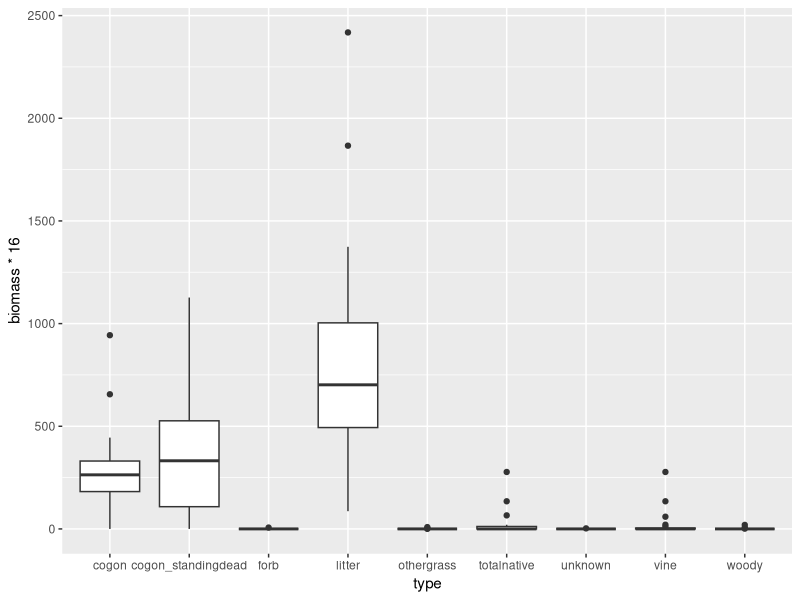
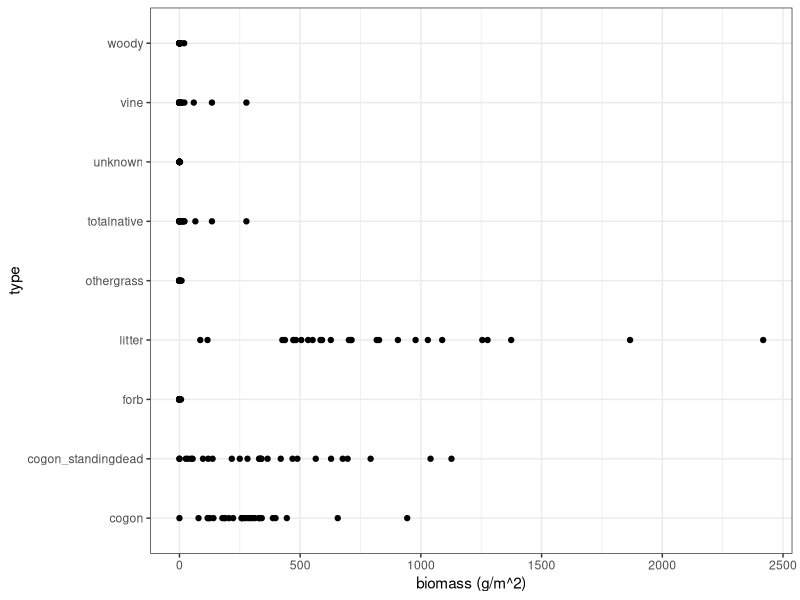
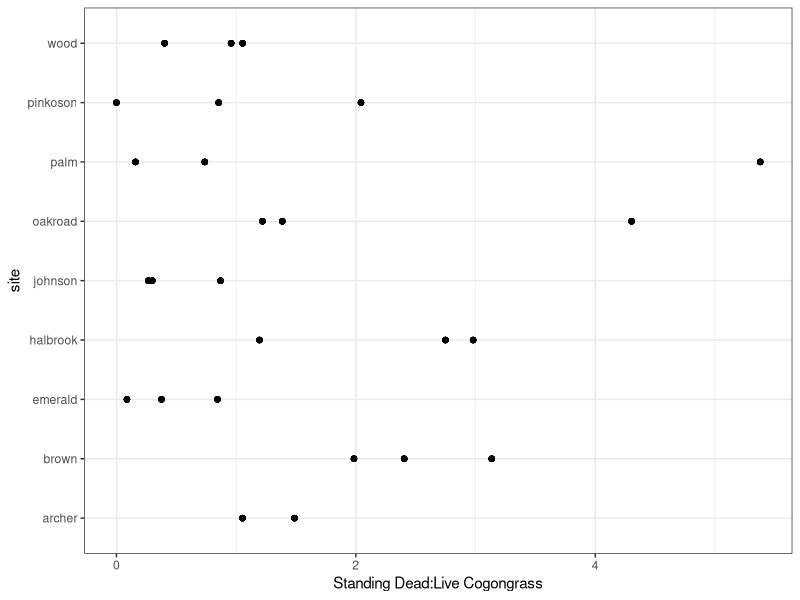
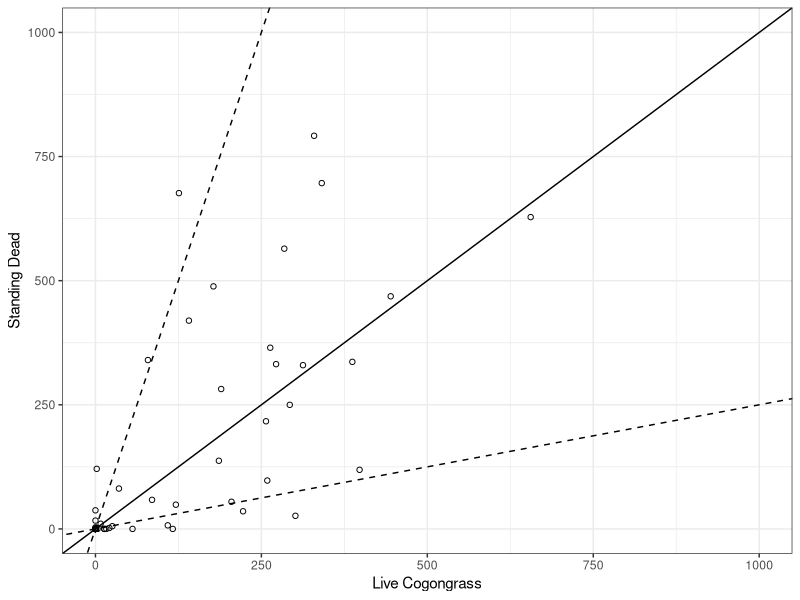
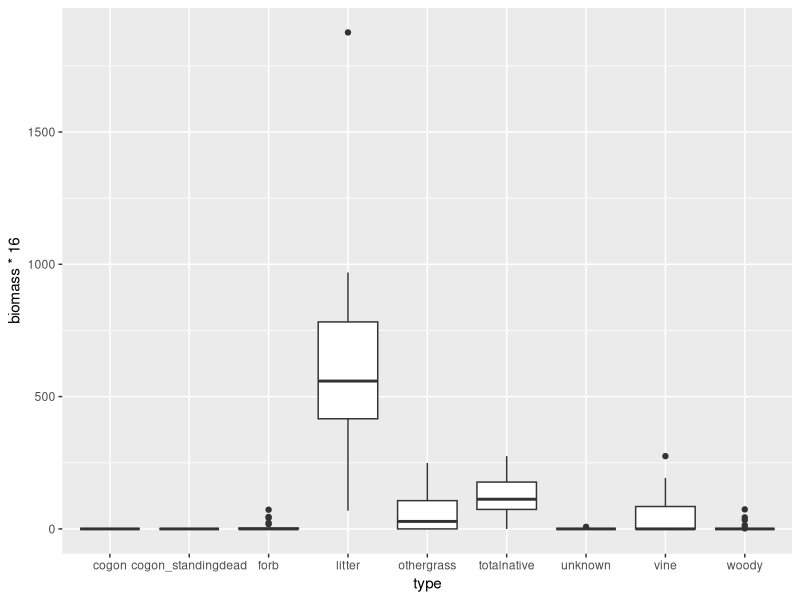
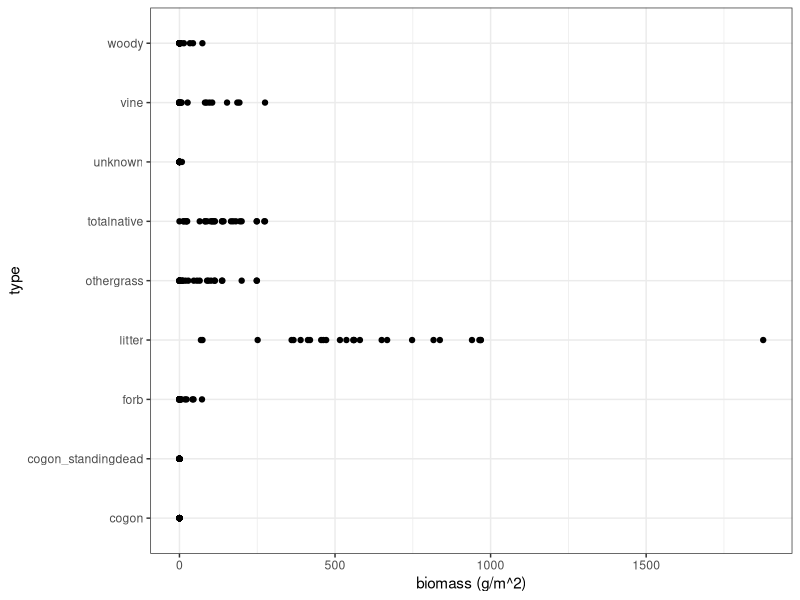

Here is the R script that generated these plots, in order:
# Gradient Site Data

library(readr); library(readxl)
library(dplyr); library(tidyr)
library(ggplot2)

# read in data
biomass <- read_excel("data/gradient-sites/Biomass_July2015_FINAL.xlsx")
# Collected biomass of all plants (live and standing dead) plus litter within the confines of one 0.25 x 0.25 m quadrat per plot. Vines whose leaves projected areally over the quadrats were collected even if they were not rooted in the quadrat. For all other species, we made an effort to only collected aboveground biomass from plants rooted in the plot.
str(biomass)
biomass$avetillerlength <- as.numeric(biomass$avetillerlength)
summary(biomass)
# cogon: green, live
# cogon_standingdead: rooted in plot, but dead/senesced >60% of tiller)
biomass <- biomass %>% mutate(dead_live_ratio = cogon_standingdead/cogon)


uninvaded <- filter(biomass, trt == "UN")
uninvaded <- gather(uninvaded, type, biomass, cogon:unknown)

cogon_sites <- filter(biomass, trt == "REF")
summary(cogon_sites)
# rearrange data
cogon_sites <- gather(cogon_sites, type, biomass, cogon:unknown)
# ?gather
summary(cogon_sites)

cogon_data_plot <- ggplot(cogon_sites)
cogon_data_plot +
      geom_boxplot(aes (x = type, y = biomass*16))
cogon_data_plot +
      geom_point(aes(x = biomass*16, y = type)) +
      xlab("biomass (g/m^2)") +
      ylab("type") +
      theme_bw()

# ratio of standing dead to live cogon grass
cogon_data_plot +
      geom_point(aes(x = dead_live_ratio, y = site)) +

      xlab("Standing Dead:Live Cogongrass") +
      ylab("site") +
      theme_bw()

ggplot(biomass, aes(x = cogon*16, y = cogon_standingdead*16)) +
      geom_point(shape = 1) +
      scale_x_continuous(limits = c(0,1000)) +
      scale_y_continuous(limits = c(0,1000)) +
      geom_abline(slope = 1, intercept = 0) +
      geom_abline(slope = .25, intercept = 0, linetype = "dashed") +
      geom_abline(slope = 4, intercept = 0, linetype = "dashed") +
      xlab("Live Cogongrass") +
      ylab("Standing Dead") +
      theme_bw()

# ggsave("images/cogondeadlive.png", width = 6, height = 6, dpi = 600)

# Uninvaded  Plots
uninvaded_plot <- ggplot(uninvaded)
uninvaded_plot +
      geom_boxplot(aes (x = type, y = biomass*16))
uninvaded_plot +
      geom_point(aes(x = biomass*16, y = type)) +
      xlab("biomass (g/m^2)") +
      ylab("type") +
      theme_bw()


